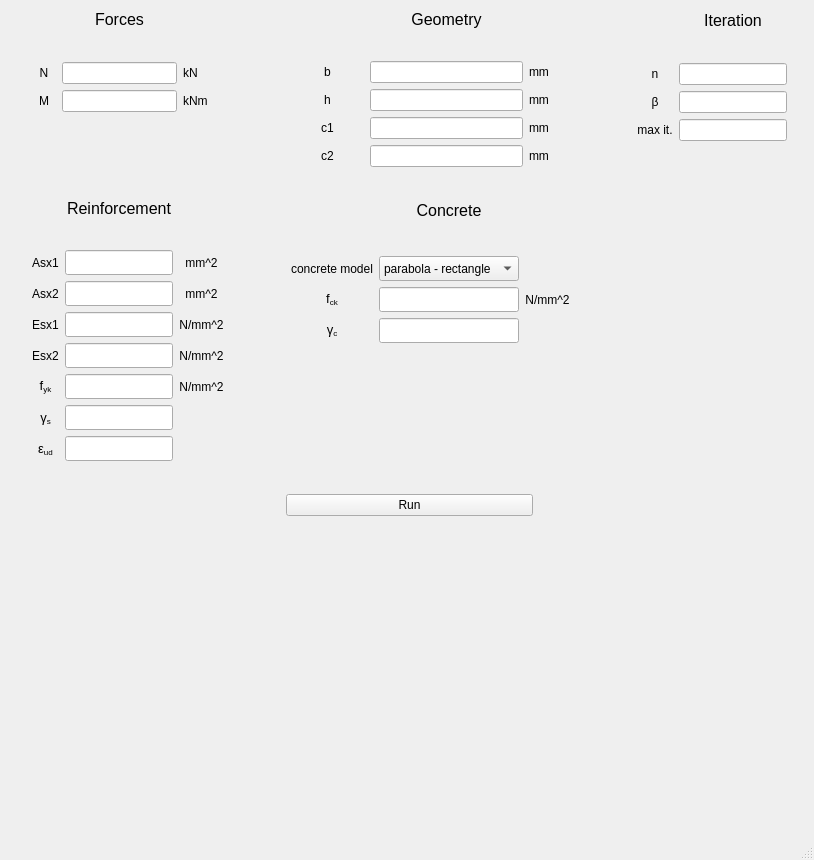
<?xml version="1.0" encoding="UTF-8"?>
<ui version="4.0">
 <class>MainWindow</class>
 <widget class="QMainWindow" name="MainWindow">
  <property name="enabled">
   <bool>true</bool>
  </property>
  <property name="geometry">
   <rect>
    <x>0</x>
    <y>0</y>
    <width>814</width>
    <height>860</height>
   </rect>
  </property>
  <property name="sizePolicy">
   <sizepolicy hsizetype="Fixed" vsizetype="Fixed">
    <horstretch>1</horstretch>
    <verstretch>1</verstretch>
   </sizepolicy>
  </property>
  <property name="minimumSize">
   <size>
    <width>814</width>
    <height>849</height>
   </size>
  </property>
  <property name="maximumSize">
   <size>
    <width>814</width>
    <height>860</height>
   </size>
  </property>
  <property name="windowTitle">
   <string>Beam Input</string>
  </property>
  <property name="animated">
   <bool>true</bool>
  </property>
  <widget class="QWidget" name="centralwidget">
   <widget class="QLabel" name="label_18">
    <property name="geometry">
     <rect>
      <x>256</x>
      <y>520</y>
      <width>301</width>
      <height>301</height>
     </rect>
    </property>
    <property name="text">
     <string/>
    </property>
    <property name="pixmap">
     <pixmap resource="resourcesBeam.qrc">:/beamPic/beamPic.jpg</pixmap>
    </property>
    <property name="scaledContents">
     <bool>true</bool>
    </property>
   </widget>
   <widget class="QWidget" name="">
    <property name="geometry">
     <rect>
      <x>32</x>
      <y>10</y>
      <width>755</width>
      <height>508</height>
     </rect>
    </property>
    <layout class="QVBoxLayout" name="verticalLayout">
     <item>
      <layout class="QGridLayout" name="gridLayout_6">
       <item row="0" column="0">
        <layout class="QGridLayout" name="gridLayout">
         <item row="0" column="1">
          <widget class="QLabel" name="label_13">
           <property name="sizePolicy">
            <sizepolicy hsizetype="Preferred" vsizetype="Fixed">
             <horstretch>0</horstretch>
             <verstretch>0</verstretch>
            </sizepolicy>
           </property>
           <property name="font">
            <font>
             <pointsize>12</pointsize>
            </font>
           </property>
           <property name="text">
            <string>Forces</string>
           </property>
           <property name="alignment">
            <set>Qt::AlignCenter</set>
           </property>
          </widget>
         </item>
         <item row="1" column="1">
          <widget class="QLabel" name="bLabel_4">
           <property name="minimumSize">
            <size>
             <width>0</width>
             <height>20</height>
            </size>
           </property>
           <property name="text">
            <string/>
           </property>
           <property name="alignment">
            <set>Qt::AlignCenter</set>
           </property>
          </widget>
         </item>
         <item row="2" column="0">
          <widget class="QLabel" name="NxLabel">
           <property name="minimumSize">
            <size>
             <width>24</width>
             <height>0</height>
            </size>
           </property>
           <property name="text">
            <string>N</string>
           </property>
           <property name="alignment">
            <set>Qt::AlignCenter</set>
           </property>
          </widget>
         </item>
         <item row="2" column="1">
          <widget class="QLineEdit" name="nx">
           <property name="text">
            <string/>
           </property>
           <property name="alignment">
            <set>Qt::AlignCenter</set>
           </property>
          </widget>
         </item>
         <item row="2" column="2">
          <widget class="QLabel" name="label">
           <property name="minimumSize">
            <size>
             <width>41</width>
             <height>0</height>
            </size>
           </property>
           <property name="text">
            <string>kN</string>
           </property>
          </widget>
         </item>
         <item row="3" column="0">
          <widget class="QLabel" name="MxLabel">
           <property name="minimumSize">
            <size>
             <width>24</width>
             <height>0</height>
            </size>
           </property>
           <property name="text">
            <string>M</string>
           </property>
           <property name="alignment">
            <set>Qt::AlignCenter</set>
           </property>
          </widget>
         </item>
         <item row="3" column="1">
          <widget class="QLineEdit" name="mx">
           <property name="sizePolicy">
            <sizepolicy hsizetype="Preferred" vsizetype="Fixed">
             <horstretch>0</horstretch>
             <verstretch>0</verstretch>
            </sizepolicy>
           </property>
           <property name="text">
            <string/>
           </property>
           <property name="alignment">
            <set>Qt::AlignCenter</set>
           </property>
          </widget>
         </item>
         <item row="3" column="2">
          <widget class="QLabel" name="label_2">
           <property name="minimumSize">
            <size>
             <width>41</width>
             <height>0</height>
            </size>
           </property>
           <property name="text">
            <string>kNm</string>
           </property>
          </widget>
         </item>
         <item row="4" column="1">
          <widget class="QLabel" name="bLabel_5">
           <property name="minimumSize">
            <size>
             <width>0</width>
             <height>20</height>
            </size>
           </property>
           <property name="text">
            <string/>
           </property>
           <property name="alignment">
            <set>Qt::AlignCenter</set>
           </property>
          </widget>
         </item>
         <item row="5" column="1">
          <widget class="QLabel" name="bLabel_6">
           <property name="minimumSize">
            <size>
             <width>0</width>
             <height>20</height>
            </size>
           </property>
           <property name="text">
            <string/>
           </property>
           <property name="alignment">
            <set>Qt::AlignCenter</set>
           </property>
          </widget>
         </item>
         <item row="6" column="1">
          <widget class="QLabel" name="bLabel_7">
           <property name="minimumSize">
            <size>
             <width>0</width>
             <height>20</height>
            </size>
           </property>
           <property name="text">
            <string/>
           </property>
           <property name="alignment">
            <set>Qt::AlignCenter</set>
           </property>
          </widget>
         </item>
        </layout>
       </item>
       <item row="0" column="1" rowspan="2">
        <spacer name="horizontalSpacer_2">
         <property name="orientation">
          <enum>Qt::Horizontal</enum>
         </property>
         <property name="sizeHint" stdset="0">
          <size>
           <width>40</width>
           <height>252</height>
          </size>
         </property>
        </spacer>
       </item>
       <item row="0" column="2">
        <layout class="QGridLayout" name="gridLayout_4">
         <item row="0" column="1">
          <widget class="QLabel" name="label_16">
           <property name="font">
            <font>
             <pointsize>12</pointsize>
            </font>
           </property>
           <property name="text">
            <string>Geometry</string>
           </property>
           <property name="alignment">
            <set>Qt::AlignCenter</set>
           </property>
          </widget>
         </item>
         <item row="1" column="1">
          <widget class="QLabel" name="bLabel_3">
           <property name="minimumSize">
            <size>
             <width>0</width>
             <height>20</height>
            </size>
           </property>
           <property name="text">
            <string/>
           </property>
           <property name="alignment">
            <set>Qt::AlignCenter</set>
           </property>
          </widget>
         </item>
         <item row="2" column="0">
          <widget class="QLabel" name="bLabel">
           <property name="minimumSize">
            <size>
             <width>73</width>
             <height>0</height>
            </size>
           </property>
           <property name="text">
            <string>b</string>
           </property>
           <property name="alignment">
            <set>Qt::AlignCenter</set>
           </property>
          </widget>
         </item>
         <item row="2" column="1">
          <widget class="QLineEdit" name="b">
           <property name="sizePolicy">
            <sizepolicy hsizetype="Preferred" vsizetype="Fixed">
             <horstretch>0</horstretch>
             <verstretch>0</verstretch>
            </sizepolicy>
           </property>
           <property name="text">
            <string/>
           </property>
           <property name="alignment">
            <set>Qt::AlignCenter</set>
           </property>
          </widget>
         </item>
         <item row="2" column="2">
          <widget class="QLabel" name="label_5">
           <property name="minimumSize">
            <size>
             <width>41</width>
             <height>0</height>
            </size>
           </property>
           <property name="text">
            <string>mm</string>
           </property>
          </widget>
         </item>
         <item row="3" column="0">
          <widget class="QLabel" name="hLabel">
           <property name="text">
            <string>h</string>
           </property>
           <property name="alignment">
            <set>Qt::AlignCenter</set>
           </property>
          </widget>
         </item>
         <item row="3" column="1">
          <widget class="QLineEdit" name="h">
           <property name="text">
            <string/>
           </property>
           <property name="alignment">
            <set>Qt::AlignCenter</set>
           </property>
          </widget>
         </item>
         <item row="3" column="2">
          <widget class="QLabel" name="label_6">
           <property name="text">
            <string>mm</string>
           </property>
          </widget>
         </item>
         <item row="4" column="0">
          <widget class="QLabel" name="c1Label">
           <property name="text">
            <string>c1</string>
           </property>
           <property name="alignment">
            <set>Qt::AlignCenter</set>
           </property>
          </widget>
         </item>
         <item row="4" column="1">
          <widget class="QLineEdit" name="c1">
           <property name="text">
            <string/>
           </property>
           <property name="alignment">
            <set>Qt::AlignCenter</set>
           </property>
          </widget>
         </item>
         <item row="4" column="2">
          <widget class="QLabel" name="label_9">
           <property name="text">
            <string>mm</string>
           </property>
          </widget>
         </item>
         <item row="5" column="0">
          <widget class="QLabel" name="c2Label">
           <property name="text">
            <string>c2</string>
           </property>
           <property name="alignment">
            <set>Qt::AlignCenter</set>
           </property>
          </widget>
         </item>
         <item row="5" column="1">
          <widget class="QLineEdit" name="c2">
           <property name="text">
            <string/>
           </property>
           <property name="alignment">
            <set>Qt::AlignCenter</set>
           </property>
          </widget>
         </item>
         <item row="5" column="2">
          <widget class="QLabel" name="label_10">
           <property name="text">
            <string>mm</string>
           </property>
          </widget>
         </item>
         <item row="6" column="1">
          <widget class="QLabel" name="bLabel_2">
           <property name="minimumSize">
            <size>
             <width>0</width>
             <height>20</height>
            </size>
           </property>
           <property name="text">
            <string/>
           </property>
           <property name="alignment">
            <set>Qt::AlignCenter</set>
           </property>
          </widget>
         </item>
        </layout>
       </item>
       <item row="0" column="3" rowspan="2">
        <spacer name="horizontalSpacer_3">
         <property name="orientation">
          <enum>Qt::Horizontal</enum>
         </property>
         <property name="sizeHint" stdset="0">
          <size>
           <width>40</width>
           <height>174</height>
          </size>
         </property>
        </spacer>
       </item>
       <item row="0" column="4">
        <layout class="QGridLayout" name="gridLayout_3">
         <item row="0" column="1">
          <widget class="QLabel" name="label_17">
           <property name="font">
            <font>
             <pointsize>12</pointsize>
            </font>
           </property>
           <property name="text">
            <string>Iteration</string>
           </property>
           <property name="alignment">
            <set>Qt::AlignCenter</set>
           </property>
          </widget>
         </item>
         <item row="1" column="1">
          <widget class="QLabel" name="bLabel_8">
           <property name="minimumSize">
            <size>
             <width>0</width>
             <height>20</height>
            </size>
           </property>
           <property name="text">
            <string/>
           </property>
           <property name="alignment">
            <set>Qt::AlignCenter</set>
           </property>
          </widget>
         </item>
         <item row="2" column="0">
          <widget class="QLabel" name="nLabel">
           <property name="text">
            <string>n</string>
           </property>
           <property name="alignment">
            <set>Qt::AlignCenter</set>
           </property>
          </widget>
         </item>
         <item row="2" column="1">
          <widget class="QLineEdit" name="n">
           <property name="text">
            <string/>
           </property>
           <property name="alignment">
            <set>Qt::AlignCenter</set>
           </property>
          </widget>
         </item>
         <item row="3" column="0">
          <widget class="QLabel" name="betaLabel">
           <property name="text">
            <string>&lt;html&gt;&lt;head/&gt;&lt;body&gt;&lt;p&gt;β&lt;/p&gt;&lt;/body&gt;&lt;/html&gt;</string>
           </property>
           <property name="alignment">
            <set>Qt::AlignCenter</set>
           </property>
          </widget>
         </item>
         <item row="3" column="1">
          <widget class="QLineEdit" name="beta">
           <property name="text">
            <string/>
           </property>
           <property name="alignment">
            <set>Qt::AlignCenter</set>
           </property>
          </widget>
         </item>
         <item row="4" column="0">
          <widget class="QLabel" name="maxItLabel">
           <property name="text">
            <string>max it.</string>
           </property>
           <property name="alignment">
            <set>Qt::AlignCenter</set>
           </property>
          </widget>
         </item>
         <item row="4" column="1">
          <widget class="QLineEdit" name="maxIt">
           <property name="text">
            <string/>
           </property>
           <property name="alignment">
            <set>Qt::AlignCenter</set>
           </property>
          </widget>
         </item>
         <item row="5" column="1">
          <widget class="QLabel" name="bLabel_9">
           <property name="minimumSize">
            <size>
             <width>0</width>
             <height>20</height>
            </size>
           </property>
           <property name="text">
            <string/>
           </property>
           <property name="alignment">
            <set>Qt::AlignCenter</set>
           </property>
          </widget>
         </item>
         <item row="6" column="1">
          <widget class="QLabel" name="bLabel_10">
           <property name="minimumSize">
            <size>
             <width>0</width>
             <height>20</height>
            </size>
           </property>
           <property name="text">
            <string/>
           </property>
           <property name="alignment">
            <set>Qt::AlignCenter</set>
           </property>
          </widget>
         </item>
        </layout>
       </item>
       <item row="1" column="0">
        <layout class="QGridLayout" name="gridLayout_5">
         <item row="0" column="1">
          <widget class="QLabel" name="label_15">
           <property name="font">
            <font>
             <pointsize>12</pointsize>
            </font>
           </property>
           <property name="text">
            <string>Reinforcement</string>
           </property>
           <property name="alignment">
            <set>Qt::AlignCenter</set>
           </property>
          </widget>
         </item>
         <item row="1" column="1">
          <widget class="QLabel" name="bLabel_11">
           <property name="minimumSize">
            <size>
             <width>0</width>
             <height>20</height>
            </size>
           </property>
           <property name="text">
            <string/>
           </property>
           <property name="alignment">
            <set>Qt::AlignCenter</set>
           </property>
          </widget>
         </item>
         <item row="2" column="0">
          <widget class="QLabel" name="Asx1Label">
           <property name="text">
            <string>Asx1</string>
           </property>
           <property name="alignment">
            <set>Qt::AlignCenter</set>
           </property>
          </widget>
         </item>
         <item row="2" column="1">
          <widget class="QLineEdit" name="Asx1">
           <property name="sizePolicy">
            <sizepolicy hsizetype="Preferred" vsizetype="Fixed">
             <horstretch>0</horstretch>
             <verstretch>0</verstretch>
            </sizepolicy>
           </property>
           <property name="minimumSize">
            <size>
             <width>0</width>
             <height>25</height>
            </size>
           </property>
           <property name="text">
            <string/>
           </property>
           <property name="alignment">
            <set>Qt::AlignCenter</set>
           </property>
          </widget>
         </item>
         <item row="2" column="2">
          <widget class="QLabel" name="label_7">
           <property name="text">
            <string>mm^2</string>
           </property>
           <property name="alignment">
            <set>Qt::AlignCenter</set>
           </property>
          </widget>
         </item>
         <item row="3" column="0">
          <widget class="QLabel" name="Asx2Label">
           <property name="text">
            <string>Asx2</string>
           </property>
           <property name="alignment">
            <set>Qt::AlignCenter</set>
           </property>
          </widget>
         </item>
         <item row="3" column="1">
          <widget class="QLineEdit" name="Asx2">
           <property name="sizePolicy">
            <sizepolicy hsizetype="Preferred" vsizetype="Fixed">
             <horstretch>0</horstretch>
             <verstretch>0</verstretch>
            </sizepolicy>
           </property>
           <property name="minimumSize">
            <size>
             <width>0</width>
             <height>25</height>
            </size>
           </property>
           <property name="text">
            <string/>
           </property>
           <property name="alignment">
            <set>Qt::AlignCenter</set>
           </property>
          </widget>
         </item>
         <item row="3" column="2">
          <widget class="QLabel" name="label_8">
           <property name="text">
            <string>mm^2</string>
           </property>
           <property name="alignment">
            <set>Qt::AlignCenter</set>
           </property>
          </widget>
         </item>
         <item row="4" column="0">
          <widget class="QLabel" name="Esx1Label">
           <property name="text">
            <string>Esx1</string>
           </property>
           <property name="alignment">
            <set>Qt::AlignCenter</set>
           </property>
          </widget>
         </item>
         <item row="4" column="1">
          <widget class="QLineEdit" name="Esx1">
           <property name="minimumSize">
            <size>
             <width>0</width>
             <height>25</height>
            </size>
           </property>
           <property name="text">
            <string/>
           </property>
           <property name="alignment">
            <set>Qt::AlignCenter</set>
           </property>
          </widget>
         </item>
         <item row="4" column="2">
          <widget class="QLabel" name="label_11">
           <property name="text">
            <string>N/mm^2</string>
           </property>
           <property name="alignment">
            <set>Qt::AlignCenter</set>
           </property>
          </widget>
         </item>
         <item row="5" column="0">
          <widget class="QLabel" name="Esx2Label">
           <property name="text">
            <string>Esx2</string>
           </property>
           <property name="alignment">
            <set>Qt::AlignCenter</set>
           </property>
          </widget>
         </item>
         <item row="5" column="1">
          <widget class="QLineEdit" name="Esx2">
           <property name="minimumSize">
            <size>
             <width>0</width>
             <height>25</height>
            </size>
           </property>
           <property name="text">
            <string/>
           </property>
           <property name="alignment">
            <set>Qt::AlignCenter</set>
           </property>
          </widget>
         </item>
         <item row="5" column="2">
          <widget class="QLabel" name="label_12">
           <property name="text">
            <string>N/mm^2</string>
           </property>
           <property name="alignment">
            <set>Qt::AlignCenter</set>
           </property>
          </widget>
         </item>
         <item row="6" column="0">
          <widget class="QLabel" name="fykLabel">
           <property name="sizePolicy">
            <sizepolicy hsizetype="Preferred" vsizetype="Fixed">
             <horstretch>0</horstretch>
             <verstretch>0</verstretch>
            </sizepolicy>
           </property>
           <property name="minimumSize">
            <size>
             <width>0</width>
             <height>24</height>
            </size>
           </property>
           <property name="font">
            <font>
             <pointsize>10</pointsize>
            </font>
           </property>
           <property name="text">
            <string>&lt;html&gt;&lt;head/&gt;&lt;body&gt;&lt;p&gt;&lt;span style=&quot; font-size:10pt;&quot;&gt;f&lt;/span&gt;&lt;span style=&quot; font-size:10pt; vertical-align:sub;&quot;&gt;yk&lt;/span&gt;&lt;/p&gt;&lt;/body&gt;&lt;/html&gt;</string>
           </property>
           <property name="alignment">
            <set>Qt::AlignCenter</set>
           </property>
          </widget>
         </item>
         <item row="6" column="1">
          <widget class="QLineEdit" name="fyk">
           <property name="sizePolicy">
            <sizepolicy hsizetype="Preferred" vsizetype="Fixed">
             <horstretch>0</horstretch>
             <verstretch>0</verstretch>
            </sizepolicy>
           </property>
           <property name="minimumSize">
            <size>
             <width>0</width>
             <height>25</height>
            </size>
           </property>
           <property name="text">
            <string/>
           </property>
           <property name="alignment">
            <set>Qt::AlignCenter</set>
           </property>
          </widget>
         </item>
         <item row="6" column="2">
          <widget class="QLabel" name="label_4">
           <property name="text">
            <string>N/mm^2</string>
           </property>
           <property name="alignment">
            <set>Qt::AlignCenter</set>
           </property>
          </widget>
         </item>
         <item row="7" column="0">
          <widget class="QLabel" name="gamma_sLabel">
           <property name="minimumSize">
            <size>
             <width>0</width>
             <height>24</height>
            </size>
           </property>
           <property name="font">
            <font>
             <pointsize>10</pointsize>
            </font>
           </property>
           <property name="text">
            <string>&lt;html&gt;&lt;head/&gt;&lt;body&gt;&lt;p&gt;&lt;span style=&quot; font-family:'Calibri','sans-serif'; font-size:10pt;&quot;&gt;γ&lt;/span&gt;&lt;span style=&quot; font-family:'Calibri','sans-serif'; font-size:10pt; vertical-align:sub;&quot;&gt;s&lt;/span&gt;&lt;/p&gt;&lt;/body&gt;&lt;/html&gt;</string>
           </property>
           <property name="alignment">
            <set>Qt::AlignCenter</set>
           </property>
          </widget>
         </item>
         <item row="7" column="1">
          <widget class="QLineEdit" name="gamma_s">
           <property name="sizePolicy">
            <sizepolicy hsizetype="Preferred" vsizetype="Fixed">
             <horstretch>0</horstretch>
             <verstretch>0</verstretch>
            </sizepolicy>
           </property>
           <property name="minimumSize">
            <size>
             <width>0</width>
             <height>25</height>
            </size>
           </property>
           <property name="text">
            <string/>
           </property>
           <property name="alignment">
            <set>Qt::AlignCenter</set>
           </property>
          </widget>
         </item>
         <item row="8" column="0">
          <widget class="QLabel" name="epsudLabel">
           <property name="minimumSize">
            <size>
             <width>0</width>
             <height>24</height>
            </size>
           </property>
           <property name="font">
            <font>
             <pointsize>10</pointsize>
            </font>
           </property>
           <property name="text">
            <string>&lt;html&gt;&lt;head/&gt;&lt;body&gt;&lt;p&gt;&lt;span style=&quot; font-size:10pt;&quot;&gt;ε&lt;/span&gt;&lt;span style=&quot; font-size:10pt; vertical-align:sub;&quot;&gt;ud&lt;/span&gt;&lt;/p&gt;&lt;/body&gt;&lt;/html&gt;</string>
           </property>
           <property name="alignment">
            <set>Qt::AlignCenter</set>
           </property>
          </widget>
         </item>
         <item row="8" column="1">
          <widget class="QLineEdit" name="epsud">
           <property name="minimumSize">
            <size>
             <width>0</width>
             <height>25</height>
            </size>
           </property>
           <property name="text">
            <string/>
           </property>
           <property name="alignment">
            <set>Qt::AlignCenter</set>
           </property>
          </widget>
         </item>
         <item row="9" column="1">
          <widget class="QLabel" name="bLabel_19">
           <property name="minimumSize">
            <size>
             <width>0</width>
             <height>20</height>
            </size>
           </property>
           <property name="text">
            <string/>
           </property>
           <property name="alignment">
            <set>Qt::AlignCenter</set>
           </property>
          </widget>
         </item>
        </layout>
       </item>
       <item row="1" column="2">
        <layout class="QGridLayout" name="gridLayout_2">
         <item row="0" column="1">
          <widget class="QLabel" name="label_14">
           <property name="font">
            <font>
             <pointsize>12</pointsize>
            </font>
           </property>
           <property name="text">
            <string>Concrete</string>
           </property>
           <property name="alignment">
            <set>Qt::AlignCenter</set>
           </property>
          </widget>
         </item>
         <item row="1" column="1">
          <widget class="QLabel" name="bLabel_13">
           <property name="minimumSize">
            <size>
             <width>0</width>
             <height>20</height>
            </size>
           </property>
           <property name="text">
            <string/>
           </property>
           <property name="alignment">
            <set>Qt::AlignCenter</set>
           </property>
          </widget>
         </item>
         <item row="2" column="0">
          <widget class="QLabel" name="concreteModelLabel">
           <property name="text">
            <string>concrete model</string>
           </property>
           <property name="alignment">
            <set>Qt::AlignCenter</set>
           </property>
          </widget>
         </item>
         <item row="2" column="1">
          <widget class="QComboBox" name="concreteModelComboBox">
           <property name="minimumSize">
            <size>
             <width>0</width>
             <height>25</height>
            </size>
           </property>
           <item>
            <property name="text">
             <string>parabola - rectangle</string>
            </property>
           </item>
           <item>
            <property name="text">
             <string>bilinear</string>
            </property>
           </item>
          </widget>
         </item>
         <item row="3" column="0">
          <widget class="QLabel" name="fckLabel">
           <property name="sizePolicy">
            <sizepolicy hsizetype="Preferred" vsizetype="Fixed">
             <horstretch>0</horstretch>
             <verstretch>0</verstretch>
            </sizepolicy>
           </property>
           <property name="minimumSize">
            <size>
             <width>0</width>
             <height>24</height>
            </size>
           </property>
           <property name="font">
            <font>
             <pointsize>10</pointsize>
            </font>
           </property>
           <property name="text">
            <string>&lt;html&gt;&lt;head/&gt;&lt;body&gt;&lt;p&gt;&lt;span style=&quot; font-size:10pt;&quot;&gt;f&lt;/span&gt;&lt;span style=&quot; font-size:10pt; vertical-align:sub;&quot;&gt;ck&lt;/span&gt;&lt;/p&gt;&lt;/body&gt;&lt;/html&gt;</string>
           </property>
           <property name="alignment">
            <set>Qt::AlignCenter</set>
           </property>
          </widget>
         </item>
         <item row="3" column="1">
          <widget class="QLineEdit" name="fck">
           <property name="sizePolicy">
            <sizepolicy hsizetype="Preferred" vsizetype="Fixed">
             <horstretch>0</horstretch>
             <verstretch>0</verstretch>
            </sizepolicy>
           </property>
           <property name="minimumSize">
            <size>
             <width>0</width>
             <height>25</height>
            </size>
           </property>
           <property name="text">
            <string/>
           </property>
           <property name="alignment">
            <set>Qt::AlignCenter</set>
           </property>
          </widget>
         </item>
         <item row="3" column="2">
          <widget class="QLabel" name="label_3">
           <property name="text">
            <string>N/mm^2</string>
           </property>
           <property name="alignment">
            <set>Qt::AlignCenter</set>
           </property>
          </widget>
         </item>
         <item row="4" column="0">
          <widget class="QLabel" name="gamma_cLabel">
           <property name="sizePolicy">
            <sizepolicy hsizetype="Preferred" vsizetype="Fixed">
             <horstretch>0</horstretch>
             <verstretch>0</verstretch>
            </sizepolicy>
           </property>
           <property name="minimumSize">
            <size>
             <width>0</width>
             <height>24</height>
            </size>
           </property>
           <property name="font">
            <font>
             <pointsize>10</pointsize>
            </font>
           </property>
           <property name="text">
            <string>&lt;html&gt;&lt;head/&gt;&lt;body&gt;&lt;p&gt;&lt;span style=&quot; font-family:'Calibri','sans-serif'; font-size:10pt;&quot;&gt;γ&lt;/span&gt;&lt;span style=&quot; font-family:'Calibri','sans-serif'; font-size:10pt; vertical-align:sub;&quot;&gt;c&lt;/span&gt;&lt;/p&gt;&lt;/body&gt;&lt;/html&gt;</string>
           </property>
           <property name="alignment">
            <set>Qt::AlignCenter</set>
           </property>
          </widget>
         </item>
         <item row="4" column="1">
          <widget class="QLineEdit" name="gamma_c">
           <property name="sizePolicy">
            <sizepolicy hsizetype="Preferred" vsizetype="Fixed">
             <horstretch>0</horstretch>
             <verstretch>0</verstretch>
            </sizepolicy>
           </property>
           <property name="minimumSize">
            <size>
             <width>0</width>
             <height>25</height>
            </size>
           </property>
           <property name="text">
            <string/>
           </property>
           <property name="alignment">
            <set>Qt::AlignCenter</set>
           </property>
          </widget>
         </item>
         <item row="5" column="1">
          <widget class="QLabel" name="bLabel_14">
           <property name="minimumSize">
            <size>
             <width>0</width>
             <height>20</height>
            </size>
           </property>
           <property name="text">
            <string/>
           </property>
           <property name="alignment">
            <set>Qt::AlignCenter</set>
           </property>
          </widget>
         </item>
         <item row="6" column="1">
          <widget class="QLabel" name="bLabel_15">
           <property name="minimumSize">
            <size>
             <width>0</width>
             <height>20</height>
            </size>
           </property>
           <property name="text">
            <string/>
           </property>
           <property name="alignment">
            <set>Qt::AlignCenter</set>
           </property>
          </widget>
         </item>
         <item row="7" column="1">
          <widget class="QLabel" name="bLabel_16">
           <property name="minimumSize">
            <size>
             <width>0</width>
             <height>20</height>
            </size>
           </property>
           <property name="text">
            <string/>
           </property>
           <property name="alignment">
            <set>Qt::AlignCenter</set>
           </property>
          </widget>
         </item>
         <item row="8" column="1">
          <widget class="QLabel" name="bLabel_17">
           <property name="minimumSize">
            <size>
             <width>0</width>
             <height>20</height>
            </size>
           </property>
           <property name="text">
            <string/>
           </property>
           <property name="alignment">
            <set>Qt::AlignCenter</set>
           </property>
          </widget>
         </item>
         <item row="9" column="1">
          <widget class="QLabel" name="bLabel_18">
           <property name="minimumSize">
            <size>
             <width>0</width>
             <height>20</height>
            </size>
           </property>
           <property name="text">
            <string/>
           </property>
           <property name="alignment">
            <set>Qt::AlignCenter</set>
           </property>
          </widget>
         </item>
        </layout>
       </item>
      </layout>
     </item>
     <item>
      <layout class="QHBoxLayout" name="horizontalLayout">
       <item>
        <widget class="QLabel" name="buttonSpaceLabel1">
         <property name="text">
          <string/>
         </property>
        </widget>
       </item>
       <item>
        <widget class="QPushButton" name="calculateButton">
         <property name="text">
          <string>Run</string>
         </property>
        </widget>
       </item>
       <item>
        <widget class="QLabel" name="buttonSpaceLabel2">
         <property name="text">
          <string/>
         </property>
        </widget>
       </item>
      </layout>
     </item>
    </layout>
   </widget>
  </widget>
  <widget class="QMenuBar" name="menubar">
   <property name="geometry">
    <rect>
     <x>0</x>
     <y>0</y>
     <width>814</width>
     <height>21</height>
    </rect>
   </property>
  </widget>
  <widget class="QStatusBar" name="statusbar"/>
 </widget>
 <tabstops>
  <tabstop>nx</tabstop>
  <tabstop>mx</tabstop>
  <tabstop>b</tabstop>
  <tabstop>h</tabstop>
  <tabstop>c1</tabstop>
  <tabstop>c2</tabstop>
  <tabstop>n</tabstop>
  <tabstop>beta</tabstop>
  <tabstop>maxIt</tabstop>
  <tabstop>Asx1</tabstop>
  <tabstop>Asx2</tabstop>
  <tabstop>Esx1</tabstop>
  <tabstop>Esx2</tabstop>
  <tabstop>fyk</tabstop>
  <tabstop>gamma_s</tabstop>
  <tabstop>epsud</tabstop>
  <tabstop>concreteModelComboBox</tabstop>
  <tabstop>fck</tabstop>
  <tabstop>gamma_c</tabstop>
  <tabstop>calculateButton</tabstop>
 </tabstops>
 <resources>
  <include location="resourcesBeam.qrc"/>
 </resources>
 <connections/>
 <designerdata>
  <property name="gridDeltaX">
   <number>10</number>
  </property>
  <property name="gridDeltaY">
   <number>10</number>
  </property>
  <property name="gridSnapX">
   <bool>true</bool>
  </property>
  <property name="gridSnapY">
   <bool>true</bool>
  </property>
  <property name="gridVisible">
   <bool>true</bool>
  </property>
 </designerdata>
</ui>
